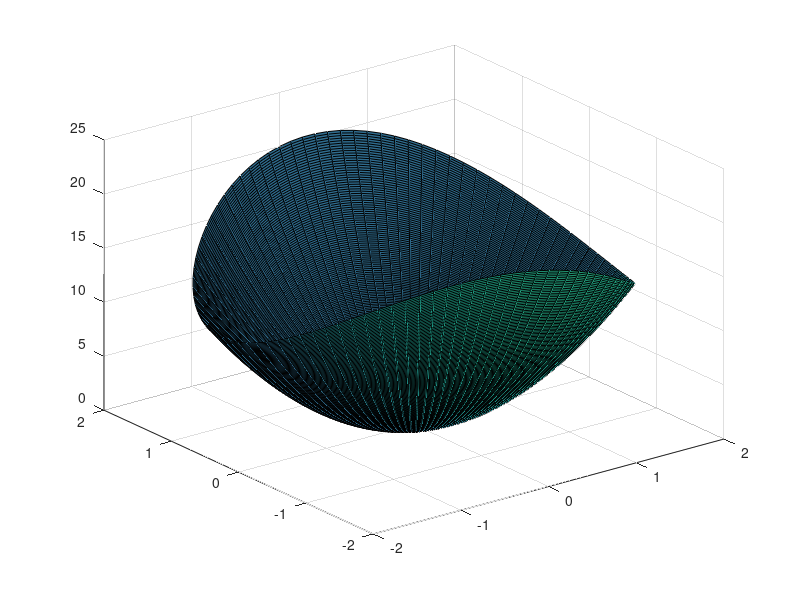
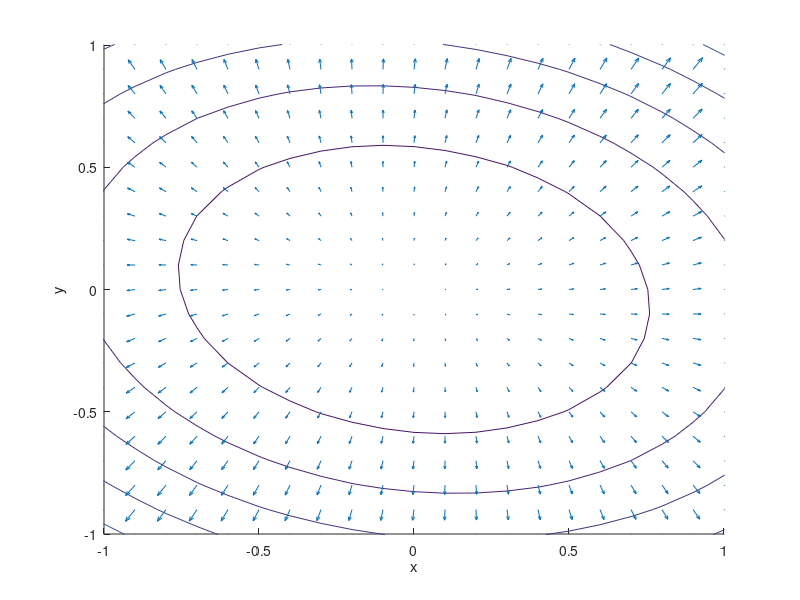

These charts were generated, in order, by the following MATLAB code:
% graddemo 
%
close all 

% surface 
theta = [0:pi/50:2*pi];
rad = [0:.01:2];
[T,R] = meshgrid(theta,rad);
[X,Y] = pol2cart(T,R);
Z = 3 * X.^2 + X.*Y + 5*Y.^2;
figure 
surfl(X,Y,Z)

% Contour 
x = [-2:.1:2];
y=x;
[x y] = meshgrid(x, y);
z = (3*x.^2 + x.*y + 5*y.^2);

figure 
[zx zy] = gradient(z);
hold on 
contour(x, y, z, 20);
xlabel('x');
ylabel('y');

quiver(x,y,zx,zy);
hold off 
xlim([-1 1]);
ylim([-1 1]);

